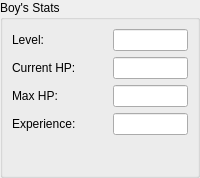
           <widget class="QGroupBox" name="groupBox_3" >
            <property name="sizePolicy" >
             <sizepolicy>
              <hsizetype>5</hsizetype>
              <vsizetype>5</vsizetype>
              <horstretch>0</horstretch>
              <verstretch>0</verstretch>
             </sizepolicy>
            </property>
            <property name="title" >
             <string>Boy's Stats</string>
            </property>
            <layout class="QVBoxLayout" >
             <property name="margin" >
              <number>9</number>
             </property>
             <property name="spacing" >
              <number>6</number>
             </property>
             <item>
              <layout class="QGridLayout" >
               <property name="margin" >
                <number>0</number>
               </property>
               <property name="spacing" >
                <number>6</number>
               </property>
               <item row="1" column="1" >
                <widget class="QLineEdit" name="boyCurrentHPText" >
                 <property name="maximumSize" >
                  <size>
                   <width>75</width>
                   <height>16777215</height>
                  </size>
                 </property>
                 <property name="maxLength" >
                  <number>3</number>
                 </property>
                </widget>
               </item>
               <item row="1" column="0" >
                <widget class="QLabel" name="label_8" >
                 <property name="text" >
                  <string>Current HP: </string>
                 </property>
                 <property name="buddy" >
                  <cstring>stopCheck</cstring>
                 </property>
                </widget>
               </item>
               <item row="3" column="0" >
                <widget class="QLabel" name="label_10" >
                 <property name="text" >
                  <string>Experience: </string>
                 </property>
                 <property name="buddy" >
                  <cstring>stopCheck</cstring>
                 </property>
                </widget>
               </item>
               <item row="0" column="0" >
                <widget class="QLabel" name="label_7" >
                 <property name="text" >
                  <string>Level: </string>
                 </property>
                 <property name="buddy" >
                  <cstring>stopCheck</cstring>
                 </property>
                </widget>
               </item>
               <item row="0" column="1" >
                <widget class="QLineEdit" name="boyLevelText" >
                 <property name="minimumSize" >
                  <size>
                   <width>75</width>
                   <height>0</height>
                  </size>
                 </property>
                 <property name="maximumSize" >
                  <size>
                   <width>75</width>
                   <height>16777215</height>
                  </size>
                 </property>
                 <property name="maxLength" >
                  <number>2</number>
                 </property>
                </widget>
               </item>
               <item row="3" column="1" >
                <widget class="QLineEdit" name="boyExperienceText" >
                 <property name="maximumSize" >
                  <size>
                   <width>75</width>
                   <height>16777215</height>
                  </size>
                 </property>
                 <property name="maxLength" >
                  <number>8</number>
                 </property>
                </widget>
               </item>
               <item row="2" column="1" >
                <widget class="QLineEdit" name="boyMaxHPText" >
                 <property name="maximumSize" >
                  <size>
                   <width>75</width>
                   <height>16777215</height>
                  </size>
                 </property>
                 <property name="maxLength" >
                  <number>3</number>
                 </property>
                </widget>
               </item>
               <item row="2" column="0" >
                <widget class="QLabel" name="label_9" >
                 <property name="text" >
                  <string>Max HP: </string>
                 </property>
                 <property name="buddy" >
                  <cstring>stopCheck</cstring>
                 </property>
                </widget>
               </item>
              </layout>
             </item>
             <item>
              <spacer>
               <property name="orientation" >
                <enum>Qt::Vertical</enum>
               </property>
               <property name="sizeType" >
                <enum>QSizePolicy::Maximum</enum>
               </property>
               <property name="sizeHint" >
                <size>
                 <width>20</width>
                 <height>31</height>
                </size>
               </property>
              </spacer>
             </item>
            </layout>
           </widget>
